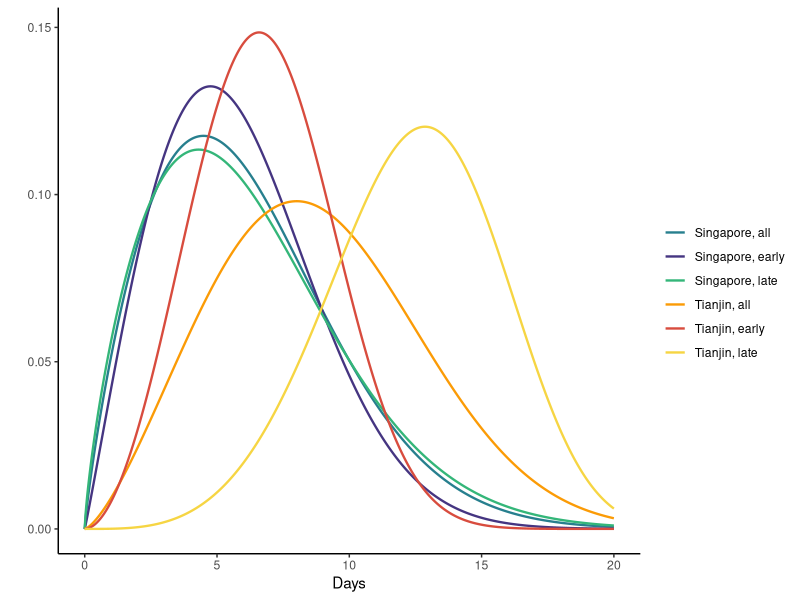
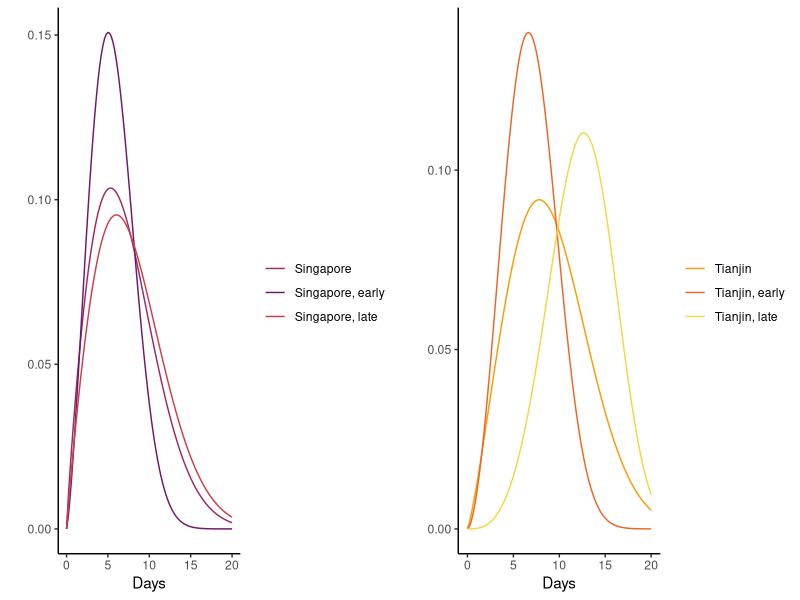

Write the R code that produced these figures, in order.

## Plots of the estimated incubation period distributions for Singapore and Tianjin

library(ggplot2)
library(viridis)

p1 <- ggplot(data = data.frame(x = c(0, 20)), aes(x)) +
  stat_function(fun = dweibull, n = 1001, size=0.8, args = list(shape=1.83, scale = 6.91), aes(colour = "Singapore, all")) + ylab("") +
  stat_function(fun = dweibull, n = 1001, size=0.8,args = list(shape=2.05, scale = 6.587  ), aes(colour = "Singapore, early")) +
  stat_function(fun = dweibull, n = 1001, size=0.8,args = list(shape=1.75, scale = 6.989 ), aes(colour = "Singapore, late")) +
  scale_y_continuous() +
  stat_function(fun = dweibull, n = 1001, size=0.8,args = list(shape=2.41, scale = 10.01), aes(colour = "Tianjin, all")) + 
  theme_classic() +
  labs(x = "Days")  +
  stat_function(fun = dweibull, n = 1001, size=0.8,args = list(shape=2.88, scale = 7.643 ), aes(colour = "Tianjin, early")) +
  stat_function(fun = dweibull, n = 1001, size=0.8,args = list(shape=4.34, scale = 13.661 ), aes(colour = "Tianjin, late")) +
  scale_colour_manual("", values = c(viridis(256)[110], viridis(256)[40], viridis(256)[170], inferno(256)[200], inferno(256)[150], inferno(256)[230]))+
  guides(color = guide_legend(override.aes = list(size = 2)))
p1



require(gridExtra)

p1 <- ggplot(data = data.frame(x = c(0, 20)), aes(x)) +
  stat_function(fun = dweibull, n = 101, args = list(shape=1.88, scale = 7.97), aes(colour = "Singapore")) + ylab("") +
  stat_function(fun = dweibull, n = 101, args = list(shape=2.35, scale = 6.38  ), aes(colour = "Singapore, early")) +
  stat_function(fun = dweibull, n = 101, args = list(shape=1.93, scale = 8.79 ), aes(colour = "Singapore, late")) +
  scale_y_continuous() +
  theme_classic() +
  labs(x = "Days")  +
  scale_colour_manual("", values = c(inferno(256)[110], inferno(256)[80], inferno(256)[140]))

p2 <- ggplot(data = data.frame(x = c(0, 20)), aes(x)) +
  ylab("") +
  scale_y_continuous() +
  stat_function(fun = dweibull, n = 101, args = list(shape=2.25, scale = 10.15), aes(colour = "Tianjin")) + theme_classic() +
  labs(x = "Days")  +
  stat_function(fun = dweibull, n = 101, args = list(shape=2.73, scale = 7.84 ), aes(colour = "Tianjin, early")) +
  stat_function(fun = dweibull, n = 101, args = list(shape=3.95, scale = 13.636 ), aes(colour = "Tianjin, late")) +
  scale_colour_manual("", values = c( inferno(256)[200], inferno(256)[170], inferno(256)[230]))

grid.arrange(p1, p2, ncol=2)



